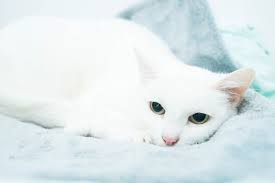
#> input picture test2.jpeg, 275 x 183 px
$ python ieee.py
#> lines starting #> are read from the running program, lines starting #| are printed output that depends on the picture
import numpy as np
import cv2 as cv

# Read the image
image = cv.imread("test2.jpeg")
#> image is the input picture: shape (183, 275, 3); mean B, G, R 235.8, 233.9, 224

# Convert to grayscale
grayImage = cv.cvtColor(image, cv.COLOR_BGR2GRAY)
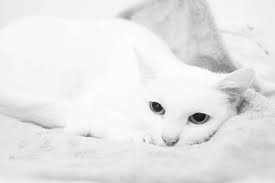
#> grayImage: shape (183, 275); min 8, max 255, mean 231.1

# Get height and width of the grayscale image
height, width = grayImage.shape
#> height = 183; width = 275

# Calculate half the height and width for dividing the image into 4 parts
rh = height // 2
#> rh = 91
cw = width // 2
#> cw = 137

# Create a new blank image of the same size as the grayscale image
newImage = np.zeros_like(grayImage)

# Loop over the 2x2 quadrants
for r in range(2):
    for c in range(2):

        # Define start and end points for the current quadrant
        startX = c * cw
        startY = r * rh
        endX = startX + cw
        endY = startY + rh

        # Extract the current quadrant
        section = grayImage[startY:endY, startX:endX]

        # Apply histogram equalization to the section
        equalized = cv.equalizeHist(section)

        # Place the equalized section back into the new image
        newImage[startY:endY, startX:endX] = equalized
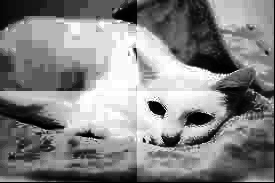
#> newImage: shape (183, 275); min 0, max 255, mean 131.6
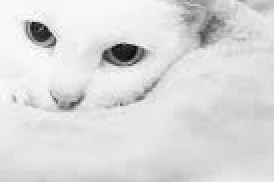
#> section: shape (91, 137) (shown 2 times larger); min 8, max 255, mean 218.8

# Display the original grayscale and the equalized image
cv.imshow("Original Grayscale Image", grayImage)
cv.imshow("Histogram Equalized Image", newImage)

# Wait for a key press and close the windows
cv.waitKey(0)
cv.destroyAllWindows()

$ run again, with test3.jpeg copied over test2.jpeg
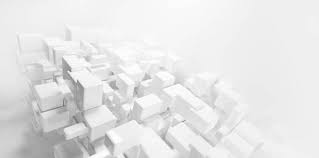
#> input picture test3.jpeg, 319 x 158 px
#> image is the input picture: shape (158, 319, 3); min 110, max 255, mean 229.2
#> after the loop `for r in range(2):`:
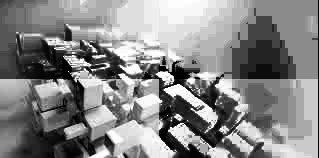
#> newImage: shape (158, 319); min 0, max 255, mean 134.5
#> after the loop `for r in range(2):`:
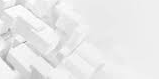
#> section: shape (79, 159); min 148, max 255, mean 233.3

$ run again, with test4.jpeg copied over test2.jpeg
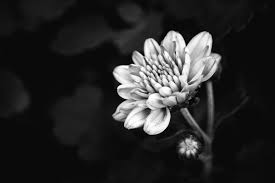
#> input picture test4.jpeg, 275 x 183 px
#> image is the input picture: shape (183, 275, 3); min 0, max 255, mean 40.2
#> after the loop `for r in range(2):`:
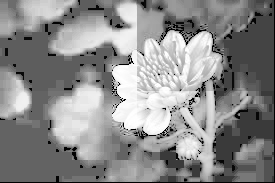
#> newImage: shape (183, 275); min 0, max 255, mean 139
#> after the loop `for r in range(2):`:
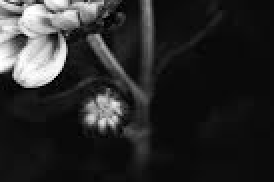
#> section: shape (91, 137) (shown 2 times larger); min 0, max 255, mean 41.7

$ run again, with test5.jpeg copied over test2.jpeg
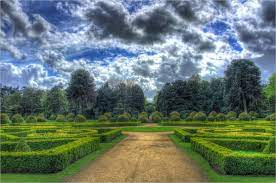
#> input picture test5.jpeg, 276 x 183 px
#> image is the input picture: shape (183, 276, 3); mean B, G, R 110.4, 119.6, 103
#> after the loop `for r in range(2):`:
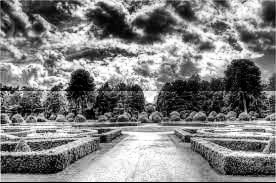
#> newImage: shape (183, 276); min 0, max 255, mean 127.6
#> after the loop `for r in range(2):`:
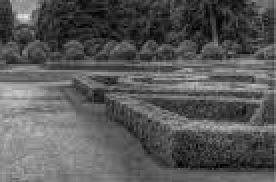
#> section: shape (91, 138) (shown 2 times larger); min 3, max 232, mean 88.3
